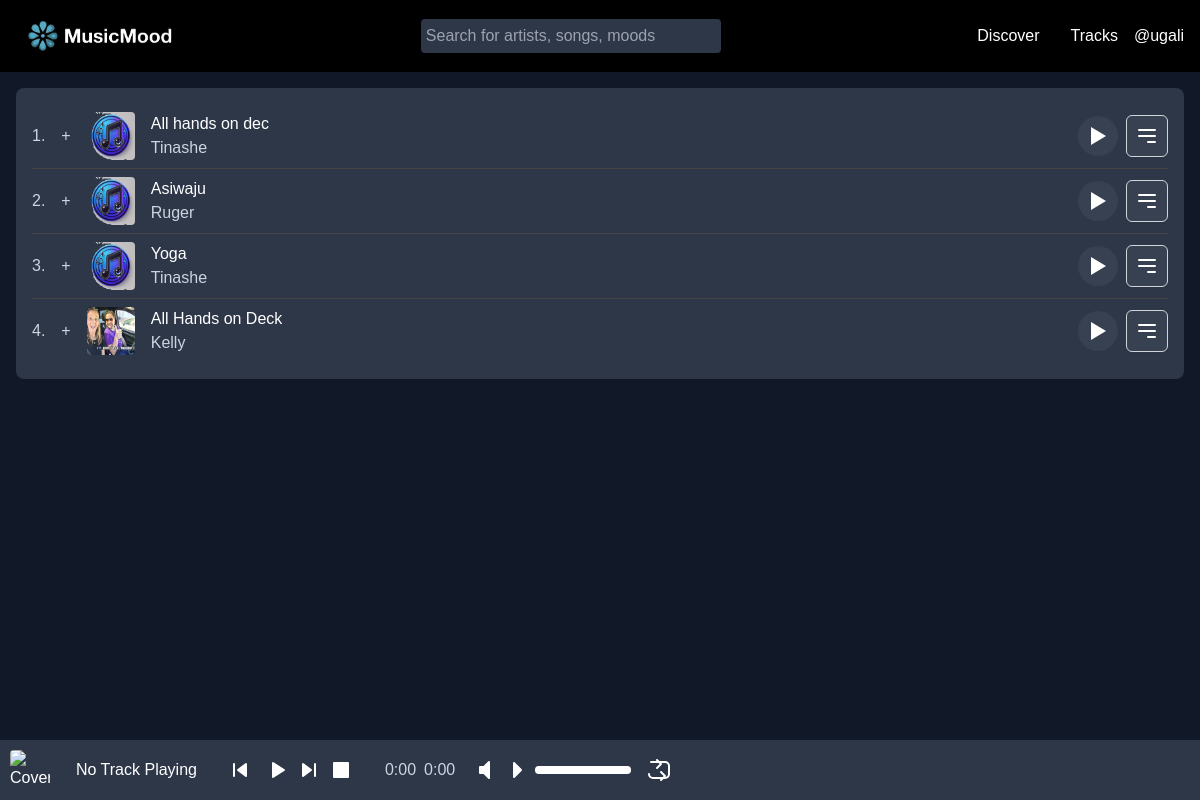
Page /song/song_list (signed in) on the earlier database version.
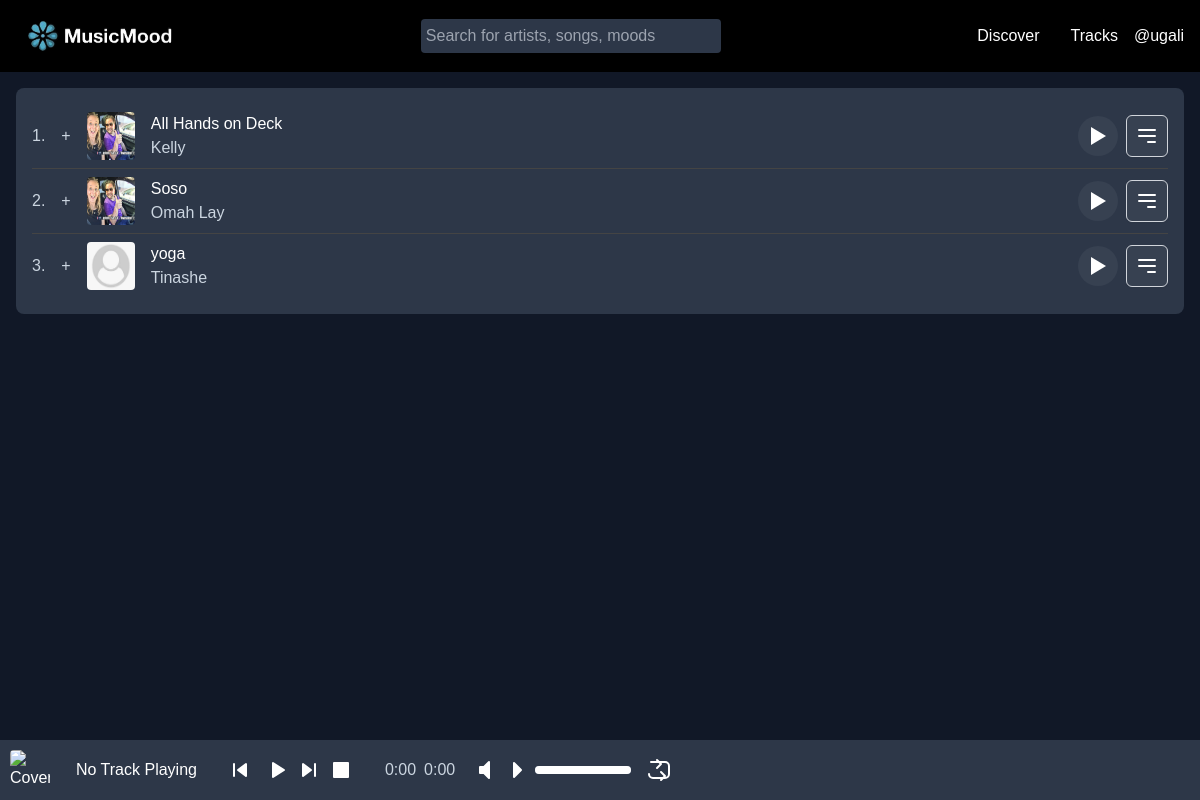
Same page on the later database version.
### app/models.py (models this page shows, shortened)
class Users(db.Model, UserMixin):
    id = db.Column(db.String(36), primary_key=True, default=lambda: str(uuid.uuid4()))
    username = db.Column(db.String(20), nullable=False, unique=True)
    name = db.Column(db.String(200), nullable=False)
    email = db.Column(db.String(120), nullable=False, unique=True)
    favorite_color = db.Column(db.String(120))
    date_added = db.Column(db.DateTime, nullable=False, default=datetime.utcnow)
    profile_pic = db.Column(db.String(255), nullable=True)
    is_admin = db.Column(db.Boolean, default=False)
    is_creater = db.Column(db.Boolean, default=False)
    playlists = db.relationship('Playlist', back_populates='user', cascade='all, delete-orphan')
    password_hash = db.Column(db.String(256))

class Song(db.Model):
    id = db.Column(db.String(36), primary_key=True, default=lambda: str(uuid.uuid4()))
    title = db.Column(db.String(100), nullable=False)
    artist = db.Column(db.String(100), nullable=False)
    album = db.Column(db.String(100), nullable=True)
    genre = db.Column(db.String(50), nullable=True)
    release_date = db.Column(db.Date, nullable=True)
    date_added = db.Column(db.DateTime, nullable=False, default=datetime.utcnow)
    song_file = db.Column(db.String(255), nullable=False)
    song_profile = db.Column(db.String(255), nullable=True)

### app/routes.py (the view)
@main.route('/song/song_list')
@login_required
def songs():
    songs = Song.query.all()
    return render_template('songs.html', songs=songs)

### app/__init__.py (called while the page is built)
def create_app():
    app = Flask(__name__)
    app.config.from_object(Config)
    db.init_app(app)
    migrate = Migrate(app, db)
    from .routes import main
    from .auth import auth  # Import the auth Blueprint
    app.register_blueprint(main)
    app.register_blueprint(auth, url_prefix='/auth')  # Register the auth Blueprint with a URL prefix
    login_manager = LoginManager()
    login_manager.init_app(app)
    login_manager.login_view = 'auth.login'
    @login_manager.user_loader
    def load_user(user_id):
        return Users.query.get(str(user_id))
    @app.errorhandler(404)
    def page_not_found(e):
        return render_template('404.html'), 404
    return app

### app/templates/songs.html (shortened to what this page needs)
{% extends 'base.html' %}
{% block content %}
<main class="p-4">
    <div class="song-list bg-gray-800 p-4 rounded-lg">
        {% for song in songs %}
        <div class="song-item flex items-center justify-between py-2 border-b border-gray-700">
            <div class="flex items-center space-x-4">
                <span class="text-gray-400">{{ loop.index }}.</span>
                <button class="text-gray-400">+</button>
                <img src="{{ url_for('static', filename=song.song_profile if song.song_profile else 'img/default.png') }}" alt="Song Cover" class="w-12 h-12 rounded">
                <div>
                    <p>{{ song.title }}</p>
                    <p class="text-gray-400">{{ song.artist }}</p>
                </div>
            </div>
            <div class="flex items-center space-x-2">
                <button class="text-white bg-gray-700 hover:bg-gray-600 rounded-full p-2 play-button" data-url="{{ url_for('static', filename=song.song_file) }}" data-title="{{ song.title }}" data-artist="{{ song.artist }}">
                    <svg xmlns="http://www.w3.org/2000/svg" class="h-6 w-6" fill="currentColor" viewBox="0 0 24 24">
                        <path d="M5 3v18l15-9-15-9z" />
                    </svg>
                </button>
                <div class="relative inline-block text-left">
                    <div>
                        <button type="button" class="inline-flex justify-center w-full rounded-md border border-gray-300 shadow-sm px-2 py-2 bg-gray-700 text-sm font-medium text-white hover:bg-gray-600 focus:outline-none focus:ring-2 focus:ring-offset-2 focus:ring-offset-gray-100 focus:ring-indigo-500" id="menu-button-{{ song.id }}" aria-expanded="true" aria-haspopup="true">
                            <svg xmlns="http://www.w3.org/2000/svg" class="h-6 w-6" fill="none" viewBox="0 0 24 24" stroke="currentColor">
                                <path stroke-linecap="round" stroke-linejoin="round" stroke-width="2" d="M4 6h16M4 12h16m-7 6h7" />
                            </svg>
                        </button>
                    </div>
                </div>
            </div>
        </div>
        {% endfor %}
    </div>
</main>
{% endblock %}

### app/templates/base.html (shortened to what this page needs)
<!DOCTYPE html>
<html lang="en">
<head>
    <link href="https://cdn.jsdelivr.net/npm/tailwindcss@2.2.19/dist/tailwind.min.css" rel="stylesheet">
    <link rel="stylesheet" href="{{ url_for('static', filename='css/styles.css') }}">
</head>
<body class="bg-gray-900 text-white flex flex-col min-h-screen">
    <header class="flex justify-between items-center p-4 bg-black">
        <div class="logo">
            <a href="{{ url_for('main.index')}}"><img src="{{ url_for('static', filename='img/logo.png') }}" alt="Audiomack Logo" class="h-10"></a>
        </div>
        <div class="search-bar">
            <input type="text" placeholder="Search for artists, songs, moods" class="p-2 rounded bg-gray-800 text-white">
        </div>
        <nav class="flex space-x-4">
            <a href="{{ url_for('main.playlist')}}" class="text-white">Discover</a>
            <a href="{{ url_for('main.songs')}}" class="text-white">Tracks</a>
            {% if current_user.is_authenticated %}
                <a href="{{ url_for('auth.profile')}}" class="text-white">@{{ current_user.username }}</a>
            {% endif %}
        </nav>
    </header>
    <div id="content" class="flex-grow">
        {% block content %}
        {% endblock %}
    </div>
    <footer class="fixed bottom-0 left-0 w-full bg-gray-800 p-2 flex items-center justify-between z-50">
        <div id="jp_container" class="jp-audio flex items-center w-full" role="application" aria-label="media player">
            <div class="flex items-center space-x-4">
                <div class="flex items-center space-x-4">
                    <img id="jp_cover" src="" alt="Cover Image" class="h-10 w-10 rounded">
                    <div class="jp-title flex-grow text-white" aria-label="title">No Track Playing</div>
                </div>
                <div class="jp-controls flex items-center space-x-2 mx-auto">
                    <button class="jp-previous text-white focus:outline-none" role="button" tabindex="0" aria-label="Previous">
                        <svg width="24" height="24" fill="none">
                            <path d="M10 12l8-6v12l-8-6Z" fill="currentColor" stroke="currentColor" stroke-width="2" stroke-linecap="round" stroke-linejoin="round" />
                            <path d="M6 6v12" stroke="currentColor" stroke-width="2" stroke-linecap="round" stroke-linejoin="round" />
                        </svg>
                    </button>
                    <button class="jp-play text-white focus:outline-none" role="button" tabindex="0" aria-label="Play">
                        <svg width="24" height="24" fill="none">
                            <path d="M8 5v14l11-7L8 5z" fill="currentColor" stroke="currentColor" stroke-width="2" stroke-linecap="round" stroke-linejoin="round" />
                        </svg>
                    </button>
                    <button class="jp-next text-white focus:outline-none" role="button" tabindex="0" aria-label="Next">
                        <svg width="24" height="24" fill="none">
                            <path d="M14 12L6 6v12l8-6Z" fill="currentColor" stroke="currentColor" stroke-width="2" stroke-linecap="round" stroke-linejoin="round" />
                            <path d="M18 6v12" stroke="currentColor" stroke-width="2" stroke-linecap="round" stroke-linejoin="round" />
                        </svg>
                    </button>
                    <button class="jp-stop text-white focus:outline-none" role="button" tabindex="0" aria-label="Stop">
                        <svg width="24" height="24" fill="none">
                            <rect x="5" y="5" width="14" height="14" fill="currentColor" stroke="currentColor" stroke-width="2" stroke-linecap="round" stroke-linejoin="round" />
                        </svg>
                    </button>
                </div>
                <div class="jp-time-holder flex items-center space-x-2 text-gray-400">
                    <div class="jp-current-time" role="timer" aria-label="time">0:00</div>
                    <div class="jp-duration" role="timer" aria-label="duration">0:00</div>
                </div>
                <div class="jp-volume-controls flex items-center space-x-2">
                    <button class="jp-mute text-white focus:outline-none" role="button" tabindex="0" aria-label="Mute">
                        <svg width="24" height="24" fill="none">
                            <path d="M9 9v6h4l5 5V4l-5 5H9z" fill="currentColor" stroke="currentColor" stroke-width="2" stroke-linecap="round" stroke-linejoin="round" />
                        </svg>
                    </button>
                    <button class="jp-volume-max text-white focus:outline-none" role="button" tabindex="0" aria-label="Max Volume">
                        <svg width="24" height="24" fill="none">
                            <path d="M11 5v14l7-7-7-7z" fill="currentColor" stroke="currentColor" stroke-width="2" stroke-linecap="round" stroke-linejoin="round" />
                        </svg>
                    </button>
                    <div class="jp-volume-bar bg-gray-600 rounded h-2 cursor-pointer w-24">
                        <div class="jp-volume-bar-value bg-white h-2 rounded"></div>
                    </div>
                </div>
                <div class="jp-toggles flex items-center space-x-2">
                    <button class="jp-repeat text-white focus:outline-none" role="button" tabindex="0" aria-label="Repeat">
                    </button>
                </div>
            </div>
        </div>
    </footer>
</body>
</html>

### app/static/css/styles.css (style rules this page uses)
body { margin: 0; font-family: Arial, sans-serif; background-color: #1a1a1a; color: white; }
.song-list { background-color: #2b2b2b; border-radius: 8px; }
.song-item { border-bottom: 1px solid #444; }
.song-item:last-child { border-bottom: none; }
.play-button { display: flex; align-items: center; justify-content: center; }
.fixed { position: fixed; }
.bottom-0 { bottom: 0; }
.left-0 { left: 0; }
.w-full { width: 100%; }
.bg-gray-800 { background-color: #2d3748; }
.p-2 { padding: 0.5rem; }
.flex { display: flex; }
.items-center { align-items: center; }
.justify-between { justify-content: space-between; }
.text-white { color: #fff; }
.text-gray-400 { color: #cbd5e0; }
.rounded-md { border-radius: 0.375rem; }
.bg-gray-600 { background-color: #718096; }
.rounded-lg { border-radius: 0.5rem; }
header { display: flex; justify-content: space-between; align-items: center; padding: 10px 20px; background-color: #000; }
.logo img { height: 40px; }
.search-bar input { padding: 5px; border: none; border-radius: 4px; width: 300px; }
nav a { margin: 0 15px; text-decoration: none; color: white; }
main { flex-grow: 1; padding: 20px; }
footer { background-color: #000; padding: 10px 20px; position: fixed; bottom: 0; width: 100%; display: flex; align-items: center; }
.jp-audio { background: #2d3748; color: white; width: 100%; height: 60px; padding: 10px; position: fixed; bottom: 0; left: 0; display: flex; justify-content: space-between; align-items: center; z-index: 1000; }
.jp-controls button { background: none; border: none; color: white; cursor: pointer; margin: 0 5px; }
.jp-time-holder { display: flex; align-items: center; }
.jp-volume-controls, .jp-toggles { display: flex; align-items: center; }
.jp-title { white-space: nowrap; overflow: hidden; text-overflow: ellipsis; flex: 1; text-align: center; padding: 0 10px; }

Differences in the rows shown:
removed Song: title "All hands on dec", artist "Tinashe"
removed Song: title "Asiwaju", artist "Ruger"
removed Song: title "Yoga", artist "Tinashe"
added Song: song_profile (picture), title "Soso", artist "Omah Lay"
added Song: song_profile (placeholder picture), title "yoga", artist "Tinashe"
